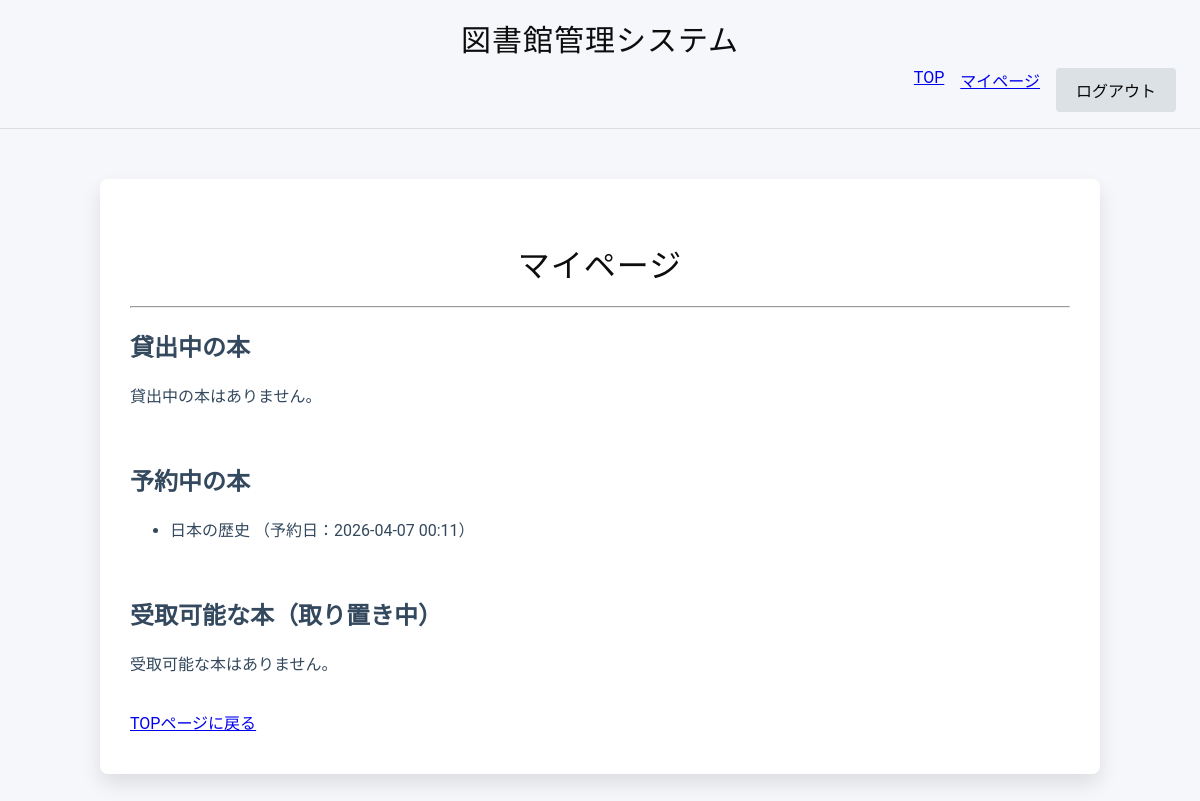
The app's page /library/mypage/ (signed in), older data.
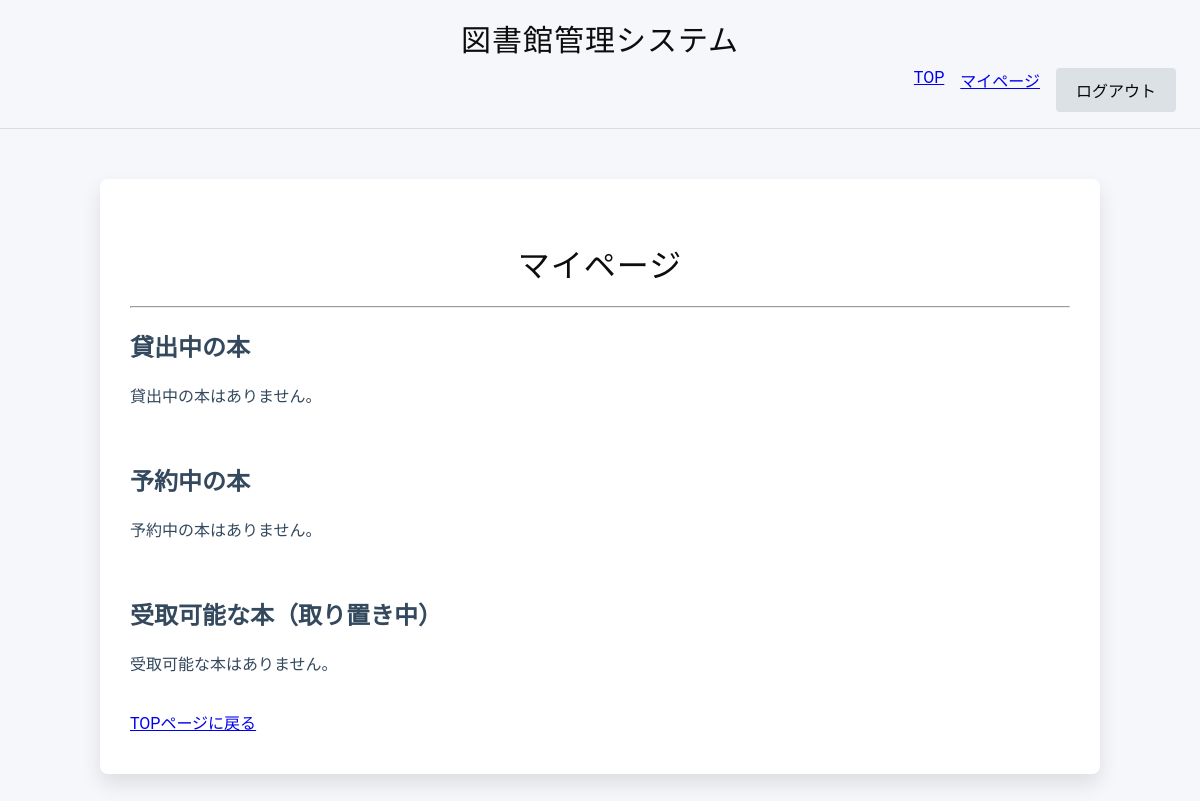
The same page, newer data.
### libraryapp/models.py (models this page shows, shortened)
class Reservation(models.Model):
    user = models.ForeignKey(
        User,
        on_delete=models.CASCADE,
        related_name="reservations")
    book = models.ForeignKey(
        Book,
        on_delete=models.CASCADE,
        related_name="reservations")
    reserved_at = models.DateTimeField(auto_now_add=True)
    class Meta:
        ordering = ["reserved_at"] # 先着順
        unique_together = ("user", "book")

class Book(models.Model):
    isbn = models.CharField(
        max_length=17,
        help_text='ISBN-10 または ISBN-13（ハイフン可）',
        verbose_name='ISBN',
        unique=True,
    )
    title = models.CharField(max_length=200)
    author = models.CharField(max_length=200, null=True, blank=True)
    publisher = models.CharField(max_length=200, null=True, blank=True)
    publication_date = models.DateField(null=True, blank=True)
    description = models.TextField(null=True, blank=True)
    cover_image = models.URLField(null=True, blank=True)
    edition_number = models.IntegerField(default=1)

### libraryapp/views.py (the view)
# urls.py: path('mypage/', views.MyPageView.as_view(), name='mypage'),
class MyPageView(LoginRequiredMixin, ListView):
    model = Borrow
    template_name = "libraryapp/mypage.html"
    context_object_name = "borrows"
    def get_queryset(self):
        return Borrow.objects.filter(
            user=self.request.user,
            returned_at__isnull=True
        ).select_related("stock__book")
    def get_context_data(self, **kwargs):
        context = super().get_context_data(**kwargs)
        context['reservations'] = Reservation.objects.filter(
            user=self.request.user
        ).select_related("book")
        context['hold_stocks'] = HoldStock.objects.filter(
            user=self.request.user,
            is_pickedup=False
        ).select_related("stock__book")
        return context

### templates/libraryapp/mypage.html (shortened to what this page needs)
{% extends "libraryapp/base.html" %}
{% block content %}
<h1>マイページ</h1>
<hr>
<h2>貸出中の本</h2>
{% if borrows %}
    <ul>
        {% for borrow in borrows %}
            <li>
                {{ borrow.stock.book.title }}
                （返却期限: {{ borrow.due_date }}）
                <a href="{% url 'return_book' borrow.id %}">
                    返却する
                </a>
            </li>
        {% endfor %}
    </ul>
{% else %}
    <p>貸出中の本はありません。</p>
{% endif %}
<br>
<h2>予約中の本</h2>
{% if reservations %}
    <ul>
        {% for reservation in reservations %}
            <li>
                {{ reservation.book.title }}
                （予約日：{{ reservation.reserved_at|date:"Y-m-d H:i" }}）
            </li>
        {% endfor %}
    </ul>
{% else %}
    <p>予約中の本はありません。</p>
{% endif %}
<br>
<h2>受取可能な本（取り置き中）</h2>
{% if hold_stocks %}
    <ul>
        {% for hold in hold_stocks %}
            <li>
                {{ hold.stock.book.title }} <span>【受取待ち】</span>
                <form method="post" action="{% url 'pickup_borrow' hold.id %}" style="display:inline;">
                    {% csrf_token %}
                    <button type="submit">受け取る</button>
                </form>
            </li>
        {% endfor %}
    </ul>
{% else %}
    <p>受取可能な本はありません。</p>
{% endif %}
<br>
<a href="{% url 'home' %}">TOPページに戻る</a>
{% endblock content %}

Row changes from the older to the newer data that the page shows:
removed Reservation: book "日本の歴史", reserved_at "2026-04-07 00:11"
Text that changed along with them:
text now shown: "予約中の本はありません。"
